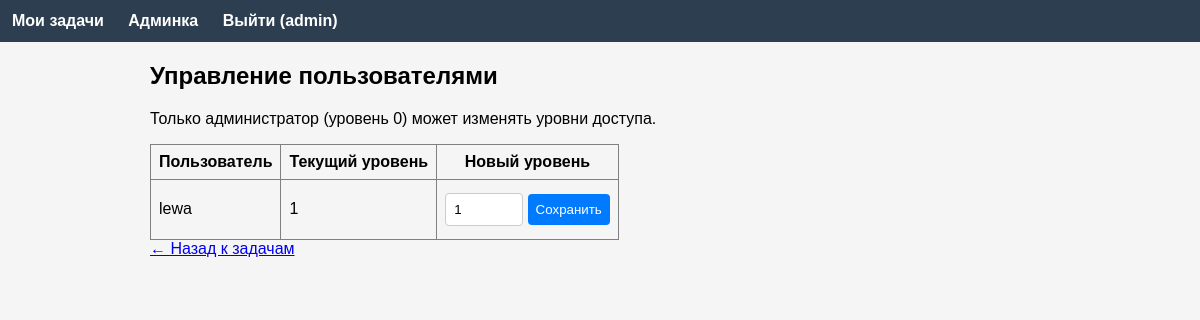
Page /admin (signed in) on the earlier database version.
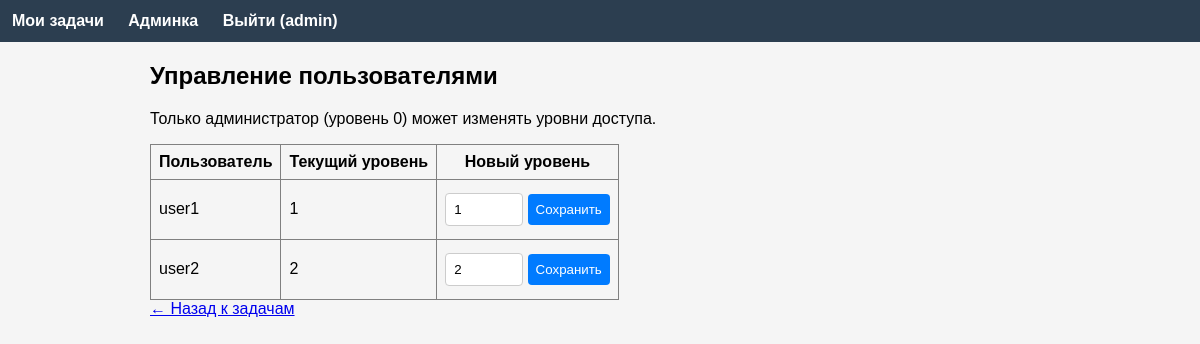
Same page on the later database version.
### app/models.py (models this page shows, shortened)
class User(UserMixin, db.Model):
    id = db.Column(db.Integer, primary_key=True)
    username = db.Column(db.String(64), index=True, unique=True, nullable=False)
    password_hash = db.Column(db.String(128), nullable=False)
    access_level = db.Column(db.Integer, default=1, nullable=False)
    authored_tasks = db.relationship('Task', back_populates='author', lazy='dynamic')
    assigned_tasks = db.relationship('Task', secondary=task_assignees, back_populates='assignees')
    def is_admin(self):
        return self.access_level == 0

### app/main/routes.py (the view)
@main.route('/admin')
@login_required
def admin():
    if not current_user.is_admin():
        flash('Доступ запрещён')
        return redirect(url_for('main.tasks'))
    users = User.query.filter(User.id != current_user.id).all()
    return render_template('admin.html', users=users)

### app/__init__.py (called while the page is built)
def create_app():
    app = Flask(__name__)
    app.config['SECRET_KEY'] = os.environ.get('SECRET_KEY', 'dev-secret-key')
    app.config['SQLALCHEMY_DATABASE_URI'] = 'sqlite:///task_manager.db'
    app.config['SQLALCHEMY_TRACK_MODIFICATIONS'] = False
    db.init_app(app)
    login_manager.init_app(app)
    login_manager.login_view = 'auth.login'
    from .models import User
    @login_manager.user_loader
    def load_user(user_id):
        return User.query.get(int(user_id))
    from .auth import auth as auth_blueprint
    app.register_blueprint(auth_blueprint)
    from .main import main as main_blueprint
    app.register_blueprint(main_blueprint)
    from .api.tasks import api as api_blueprint
    app.register_blueprint(api_blueprint, url_prefix='/api')
    return app

### app/templates/admin.html
{% extends "base.html" %}
{% block content %}
<h2>Управление пользователями</h2>
<p>Только администратор (уровень 0) может изменять уровни доступа.</p>
<table border="1" cellpadding="8" style="border-collapse:collapse; margin-top:15px;">
    <thead>
        <tr>
            <th>Пользователь</th>
            <th>Текущий уровень</th>
            <th>Новый уровень</th>
        </tr>
    </thead>
    <tbody>
        {% for user in users %}
        <tr>
            <td>{{ user.username }}</td>
            <td>{{ user.access_level }}</td>
            <td>
                <form method="post" action="{{ url_for('main.set_user_access_level', user_id=user.id) }}" style="display:inline;">
                    <input type="number" name="level" value="{{ user.access_level }}" min="0" style="width:60px;">
                    <button type="submit">Сохранить</button>
                </form>
            </td>
        </tr>
        {% endfor %}
    </tbody>
</table>
<a href="{{ url_for('main.tasks') }}">← Назад к задачам</a>
{% endblock %}

### app/templates/base.html (shortened to what this page needs)
<!DOCTYPE html>
<html lang="ru">
<head>
    <link rel="stylesheet" href="{{ url_for('static', filename='style.css') }}">
</head>
<body>
    <nav>
        {% if current_user.is_authenticated %}
            <a href="{{ url_for('main.tasks') }}">Мои задачи</a>
            {% if current_user.is_admin() %}
                <a href="{{ url_for('main.admin') }}">Админка</a>
            {% endif %}
            <a href="{{ url_for('auth.logout') }}">Выйти ({{ current_user.username }})</a>
        {% else %}
            <a href="{{ url_for('main.index') }}">Главная</a>
            <a href="{{ url_for('auth.login') }}">Вход</a>
            <a href="{{ url_for('auth.register') }}">Регистрация</a>
        {% endif %}
    </nav>
    <main>
        {% block content %}{% endblock %}
    </main>
</body>
</html>

### app/static/style.css (style rules this page uses)
body { font-family: Arial, sans-serif; margin: 0; padding: 0; background: #f5f5f5; }
nav { background: #2c3e50; padding: 12px; }
nav a { color: white; margin-right: 20px; text-decoration: none; font-weight: bold; }
main { max-width: 900px; margin: 20px auto; padding: 0 15px; }
input, textarea, button { margin: 5px 0; padding: 8px; border: 1px solid #ccc; border-radius: 4px; }
button { background: #007bff; color: white; border: none; cursor: pointer; border-radius: 4px; }

Differences in the rows shown:
changed User: username "lewa" → "user1"
added User: username "user2", access_level "2", level "2"
